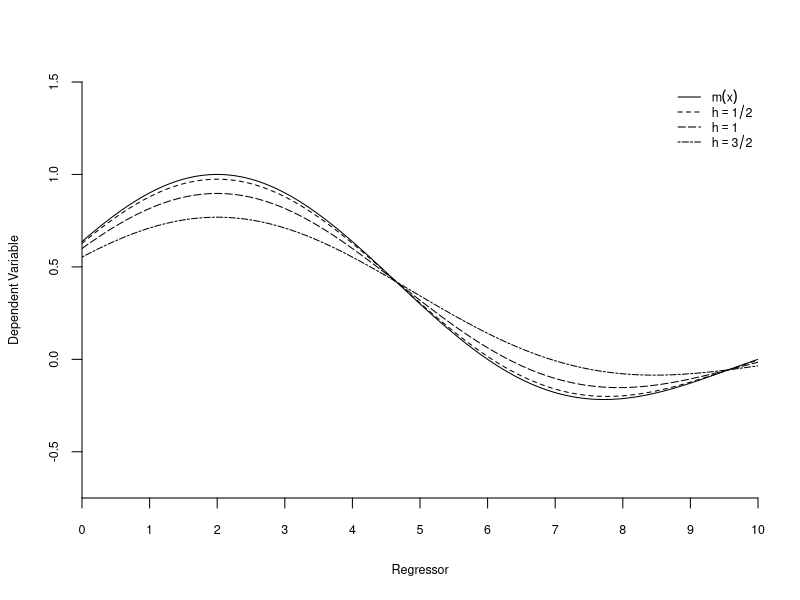
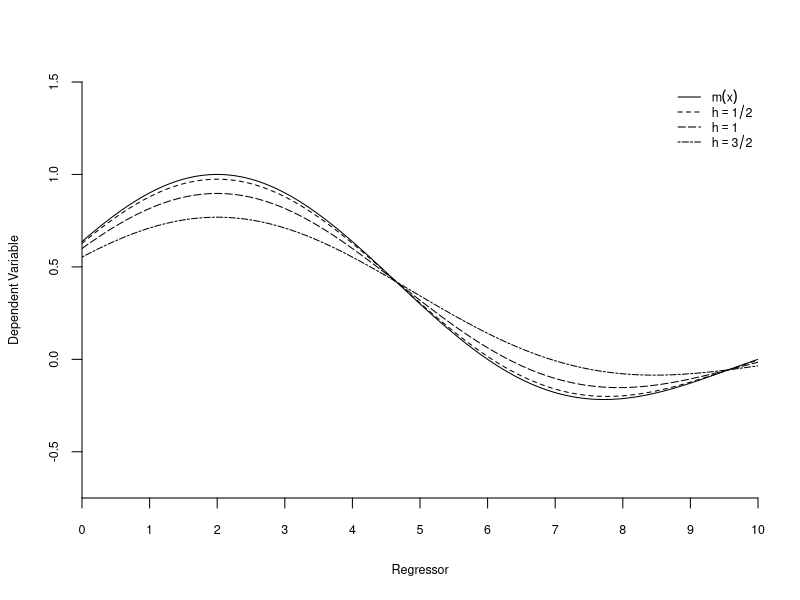

Write the R code that produced these figures, in order.
#########################################################################
##  This file generates Figure 19.2
##  Asymptotic Smoothing Bias
#########################################################################


x <- seq(0,10,.01)
xn <- length(x)
xi <- x-2
i0 <- (xi == 0)
xi <- xi + i0
i1 <- 1-i0
a <- pi/4
xp <- xi*a
sx = sin(xp)
cx = cos(xp)
m <- (sx/xp)*i1 + i0
d <- ((-(sx/xp) - 2*cx/(xp^2) + 2*sx/(xp^3))*i1 - i0/3)*(a^2)

h1 <- 1/2
h2 <- 1
h3 <- 3/2
m1 <- m + (d/2)*(h1^2)
m2 <- m + (d/2)*(h2^2)
m3 <- m + (d/2)*(h3^2)

pdf("HANSEN19-2.pdf",family="Helvetica",colormodel='cmyk',width=4.5,height=4.5)
plot(x,m,type="l",lty=1,ylab="Dependent Variable",xlab="Regressor",xaxs="i",yaxs="i",xlim=c(0,10),ylim=c(-.75,1.5),xaxt="n", yaxt="n",bty="n",cex.lab=.75)
lines(x,m1,lty=2)
lines(x,m2,lty=5)
lines(x,m3,lty=6)
axis(side=1,seq(0,10,1),cex.axis=.75)
axis(side=2,seq(-1,2,.5),cex.axis=.75)
legend("topright",legend=c(expression(m(x)),expression(h==1/2),expression(h==1),expression(h==3/2)),lty=c(1,2,5,6),bty="n",cex=.75)
dev.off()

postscript("HANSEN19-2.eps",paper="special",width=4.5,height=4.5,horizontal=FALSE,onefile=FALSE,family="Helvetica",colormodel='cmyk')
plot(x,m,type="l",lty=1,ylab="Dependent Variable",xlab="Regressor",xaxs="i",yaxs="i",xlim=c(0,10),ylim=c(-.75,1.5),xaxt="n", yaxt="n",bty="n",cex.lab=.75)
lines(x,m1,lty=2)
lines(x,m2,lty=5)
lines(x,m3,lty=6)
axis(side=1,seq(0,10,1),cex.axis=.75)
axis(side=2,seq(-1,2,.5),cex.axis=.75)
legend("topright",legend=c(expression(m(x)),expression(h==1/2),expression(h==1),expression(h==3/2)),lty=c(1,2,5,6),bty="n",cex=.75)
dev.off()
